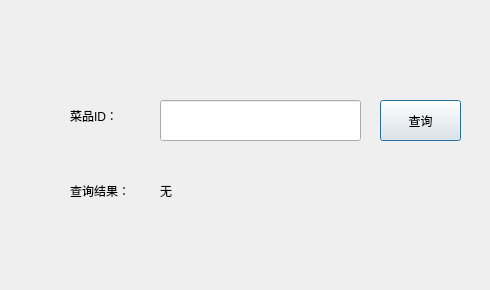
<?xml version="1.0" encoding="UTF-8"?>
<ui version="4.0">
 <class>orderQuery</class>
 <widget class="QDialog" name="orderQuery">
  <property name="geometry">
   <rect>
    <x>0</x>
    <y>0</y>
    <width>490</width>
    <height>290</height>
   </rect>
  </property>
  <property name="windowTitle">
   <string>Dialog</string>
  </property>
  <widget class="QLineEdit" name="lineEdit">
   <property name="geometry">
    <rect>
     <x>160</x>
     <y>100</y>
     <width>201</width>
     <height>41</height>
    </rect>
   </property>
  </widget>
  <widget class="QLabel" name="label">
   <property name="geometry">
    <rect>
     <x>70</x>
     <y>170</y>
     <width>91</width>
     <height>41</height>
    </rect>
   </property>
   <property name="text">
    <string>查询结果：</string>
   </property>
  </widget>
  <widget class="QLabel" name="label_2">
   <property name="geometry">
    <rect>
     <x>70</x>
     <y>90</y>
     <width>141</width>
     <height>51</height>
    </rect>
   </property>
   <property name="text">
    <string>菜品ID：</string>
   </property>
  </widget>
  <widget class="QLabel" name="resultLabel">
   <property name="geometry">
    <rect>
     <x>160</x>
     <y>170</y>
     <width>181</width>
     <height>41</height>
    </rect>
   </property>
   <property name="text">
    <string>无</string>
   </property>
  </widget>
  <widget class="QPushButton" name="pushButton">
   <property name="geometry">
    <rect>
     <x>380</x>
     <y>100</y>
     <width>81</width>
     <height>41</height>
    </rect>
   </property>
   <property name="text">
    <string>查询</string>
   </property>
  </widget>
 </widget>
 <resources/>
 <connections/>
</ui>
